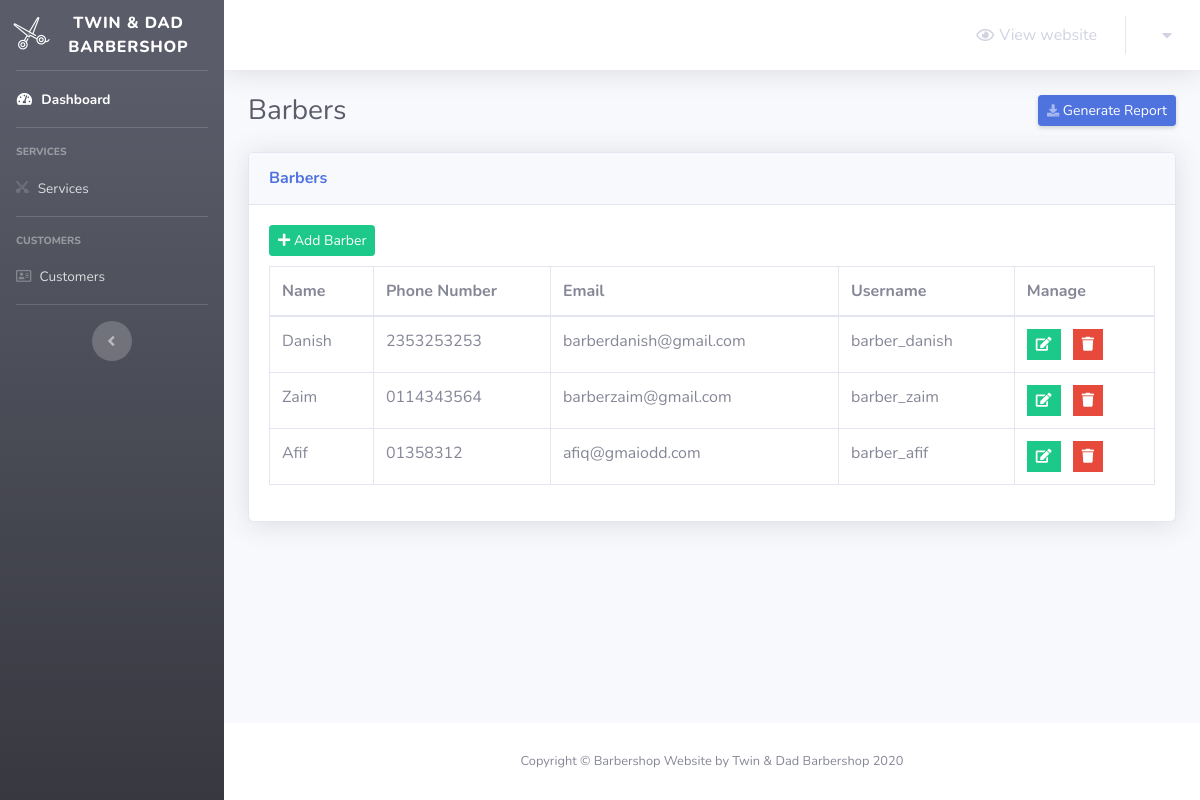
/barber/barbers.php (signed in), run on the app's committed database.
### tables this page shows
CREATE TABLE `barbers` (
  `barber_id` int(11) NOT NULL,
  `barber_name` varchar(255) NOT NULL,
  `barber_phonenum` varchar(255) NOT NULL,
  `barber_email` varchar(255) NOT NULL,
  `barber_un` varchar(255) NOT NULL,
  `barber_password` varchar(255) NOT NULL
);

### barber/barbers.php (the view, shortened to what this page needs)
<?php
    include 'Includes/functions/functions.php';
    include 'Includes/templates/header.php';
    if(isset($_SESSION['username_barbershop_Xw211qAAsq4']) && isset($_SESSION['password_barbershop_Xw211qAAsq4']))
    {
?>
        <div class="container-fluid">
            <div class="d-sm-flex align-items-center justify-content-between mb-4">
                <h1 class="h3 mb-0 text-gray-800">Barbers</h1>
                <a href="#" class="d-none d-sm-inline-block btn btn-sm btn-primary shadow-sm">
                    <i class="fas fa-download fa-sm text-white-50"></i>
                    Generate Report
                </a>
            </div>
            <div class="card shadow mb-4">
                    <div class="card-header py-3">
                        <h6 class="m-0 font-weight-bold text-primary">Barbers</h6>
                    </div>
                    <div class="card-body">
                        <a href="barber-add.php" class="btn btn-success btn-sm" style="margin-bottom: 10px;">
                            <i class="fa fa-plus"></i>
                            Add Barber
                        </a>
                        <table class="table table-bordered">
                            <thead>
                                <tr>
                                    <th scope="col">Name</th>
                                    <th scope="col">Phone Number</th>
                                    <th scope="col">Email</th>
                                    <th scope="col">Username</th>
                                    <th scope="col">Manage</th>
                                </tr>
                            </thead>
                            <tbody>
                                <?php
                                    $sql = "SELECT * FROM barbers";
                                    $result = mysqli_query($conn, $sql);
                                    $rows = mysqli_fetch_all($result, MYSQLI_ASSOC);
                                        foreach($rows as $barber)
                                        {
                                            echo "<tr>";
                                                echo "<td>";
                                                    echo $barber['barber_name'];
                                                echo "</td>";
                                                echo "<td style = 'width:20%'>";
                                                    echo $barber['barber_phonenum'];
                                                echo "</td>";
                                                echo "<td>";
                                                    echo $barber['barber_email'];
                                                echo "</td>";
                                                echo "<td>";
                                                    echo $barber['barber_un'];
                                                echo "</td>";
                                                echo "<td>";?>
                                                <ul class="list-inline m-0">
                                                    <li class="list-inline-item" data-toggle="tooltip" title="Edit">
                                                        <button class="btn btn-success btn-sm rounded-0">
                                                            <a href="barber-update.php?barber_id=<?php echo $barber['barber_id']; ?>" style="color: white;">
                                                                <i class="fa fa-edit"></i>
                                                            </a>
                                                        </button>
                                                    </li>
                                                    <li class="list-inline-item" data-toggle="tooltip" title="Delete">
                                                        <button class="btn btn-danger btn-sm rounded-0" type="button" data-toggle="modal" data-target="#" data-placement="top">
                                                            <a href="barber-delete.php?barber_id=<?php echo $barber['barber_id']; ?>" style="color: white;">
                                                                <i class="fa fa-trash"></i>
                                                            </a>
                                                        </button>
                                                    </li>
                                                </ul>
                                                <?php echo "</td>";
                                            echo "</tr>"; }?>
                            </tbody>
                        </table>
                    </div>
                </div>
        </div>
<?php
        include 'Includes/templates/footer.php';
    }
    else
    {
        header('Location: login.php');
        exit();
    }
?>

### data on the page
barbers: barber_name "Danish", barber_phonenum "2353253253", barber_email "barberdanish@gmail.com", barber_un "barber_danish"
barbers: barber_name "Zaim", barber_phonenum "0114343564", barber_email "barberzaim@gmail.com", barber_un "barber_zaim"
barbers: barber_name "Afif", barber_phonenum "01358312", barber_email "afiq@gmaiodd.com", barber_un "barber_afif"
